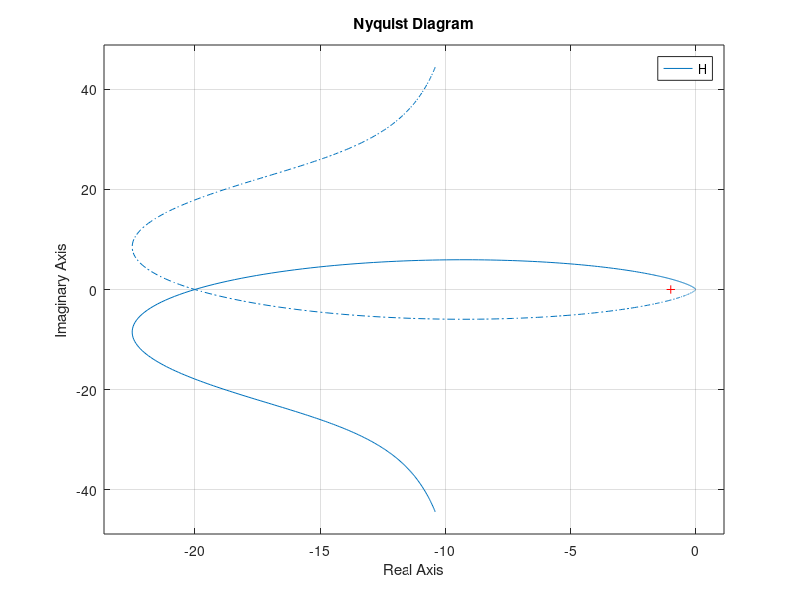

MATLAB code to generate this figure:
%% Init
close all;
clear all;
clc;

%% Ex1 - Type 0
H = tf([1],[1 2 3])
nyquist(H)

%% Ex2 - Type 1
H = tf([40],[3 2 3 0])
nyquist(H)